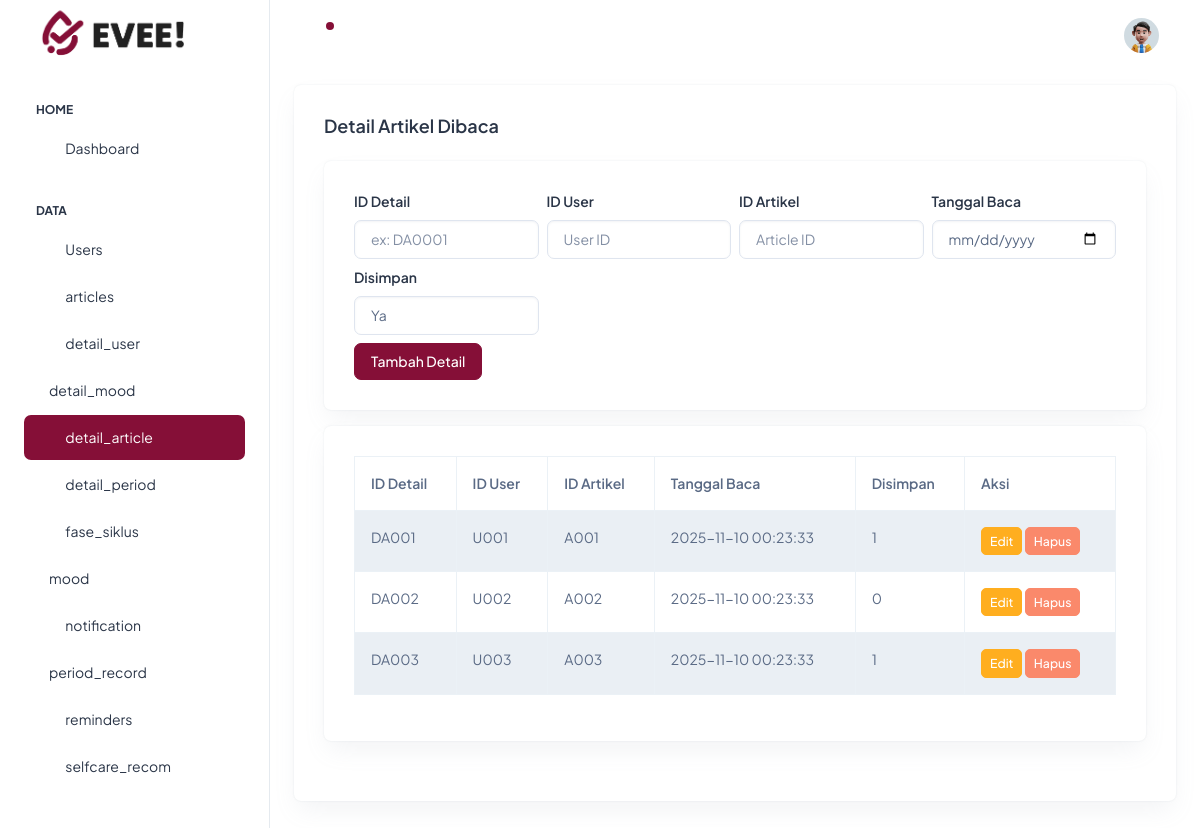
Page /pages/detail_article.php on the committed database.
### tables this page shows
CREATE TABLE `detail_article` (
  `id_detail` varchar(5) NOT NULL,
  `id_user` varchar(5) DEFAULT NULL,
  `id_article` varchar(5) DEFAULT NULL,
  `tanggal_baca` datetime DEFAULT NULL,
  `disimpan` tinyint(1) DEFAULT 0
);

### classes/Crud.php (called while the page is built, shortened)
<?php
class Crud {
    private $conn;
    public function __construct($db) {
        $this->conn = $db;
    }
    public function readAll($table) {
        $result = mysqli_query($this->conn, "SELECT * FROM $table");
        return mysqli_fetch_all($result, MYSQLI_ASSOC);
    }
}
?>

### pages/detail_article.php (the view, shortened to what this page needs)
<?php
require '../config/koneksi.php';
require '../classes/Crud.php';
include '../includes/header.php';
include '../includes/sidebar.php';
include '../includes/topbar.php';
$obj = new Crud($koneksi);
$rows = $obj->readAll('detail_article');
$editMode = false;
$editData = null;
?>
<div class="container-fluid">
    <div class="card mb-3">
        <div class="card-body">
            <h5 class="card-title fw-semibold mb-4">Detail Artikel Dibaca</h5>
            <div class="card mb-3">
                <div class="card-body">
                    <?php if ($editMode && $editData): ?>
                        <form method="POST" class="row g-2">
                            <input type="hidden" name="id_detail" value="<?= htmlspecialchars($editData['id_detail']) ?>">
                            <div class="col-md-3">
                                <label class="form-label">ID User</label>
                                <input class="form-control" name="id_user" required value="<?= htmlspecialchars($editData['id_user']) ?>">
                            </div>
                            <div class="col-md-3">
                                <label class="form-label">ID Artikel</label>
                                <input class="form-control" name="id_article" required value="<?= htmlspecialchars($editData['id_article']) ?>">
                            </div>
                            <div class="col-md-3">
                                <label class="form-label">Tanggal Baca</label>
                                <input type="date" class="form-control" name="tanggal_baca" required value="<?= htmlspecialchars($editData['tanggal_baca']) ?>">
                            </div>
                            <div class="col-md-3">
                                <label class="form-label">Disimpan</label>
                                <select class="form-control" name="disimpan">
                                    <option value="Ya" <?= $editData['disimpan'] == 'Ya' ? 'selected' : '' ?>>Ya</option>
                                    <option value="Tidak" <?= $editData['disimpan'] == 'Tidak' ? 'selected' : '' ?>>Tidak</option>
                                </select>
                            </div>
                            <div class="col-12 mt-2">
                                <button class="btn btn-success" type="submit" name="update">Simpan Perubahan</button>
                                <a href="detail_article.php" class="btn btn-secondary">Batal</a>
                            </div>
                        </form>
                    <?php else: ?>
                        <form method="POST" class="row g-2">
                            <div class="col-md-3">
                                <label class="form-label">ID Detail</label>
                                <input class="form-control" name="id_detail" required placeholder="ex: DA0001">
                            </div>
                            <div class="col-md-3">
                                <label class="form-label">ID User</label>
                                <input class="form-control" name="id_user" required placeholder="User ID">
                            </div>
                            <div class="col-md-3">
                                <label class="form-label">ID Artikel</label>
                                <input class="form-control" name="id_article" required placeholder="Article ID">
                            </div>
                            <div class="col-md-3">
                                <label class="form-label">Tanggal Baca</label>
                                <input type="date" class="form-control" name="tanggal_baca" required>
                            </div>
                            <div class="col-md-3">
                                <label class="form-label">Disimpan</label>
                                <select class="form-control" name="disimpan">
                                    <option value="Ya">Ya</option>
                                </select>
                            </div>
                            <div class="col-12 mt-2">
                                <button class="btn btn-primary" type="submit" name="create">Tambah Detail</button>
                            </div>
                        </form>
                    <?php endif; ?>
                </div>
            </div>
            <div class="card">
                <div class="card-body">
                    <table class="table table-bordered table-striped">
                        <thead>
                            <tr>
                                <th>ID Detail</th>
                                <th>ID User</th>
                                <th>ID Artikel</th>
                                <th>Tanggal Baca</th>
                                <th>Disimpan</th>
                                <th>Aksi</th>
                            </tr>
                        </thead>
                        <tbody>
                            <?php if (!empty($rows)): ?>
                                <?php foreach ($rows as $r): ?>
                                    <tr>
                                        <td><?= htmlspecialchars($r['id_detail']) ?></td>
                                        <td><?= htmlspecialchars($r['id_user']) ?></td>
                                        <td><?= htmlspecialchars($r['id_article']) ?></td>
                                        <td><?= htmlspecialchars($r['tanggal_baca']) ?></td>
                                        <td><?= htmlspecialchars($r['disimpan']) ?></td>
                                        <td>
                                            <a href="?edit=<?= urlencode($r['id_detail']) ?>" class="btn btn-sm btn-warning">Edit</a>
                                            <a href="?delete=<?= urlencode($r['id_detail']) ?>" class="btn btn-sm btn-danger" onclick="return confirm('Hapus data ini?')">Hapus</a>
                                        </td>
                                    </tr>
                                <?php endforeach; ?>
                            <?php else: ?>
                                <tr><td colspan="6" class="text-center">Belum ada data</td></tr>
                            <?php endif; ?>
                        </tbody>
                    </table>
                </div>
            </div>
        </div>
    </div>
</div>
<?php include '../includes/footer.php'; ?>

### rows in the picture
detail_article: id_detail "DA001", id_user "U001", id_article "A001", tanggal_baca "2025-11-10 00:23:33", disimpan "1"
detail_article: id_detail "DA002", id_user "U002", id_article "A002", tanggal_baca "2025-11-10 00:23:33", disimpan "0"
detail_article: id_detail "DA003", id_user "U003", id_article "A003", tanggal_baca "2025-11-10 00:23:33", disimpan "1"
